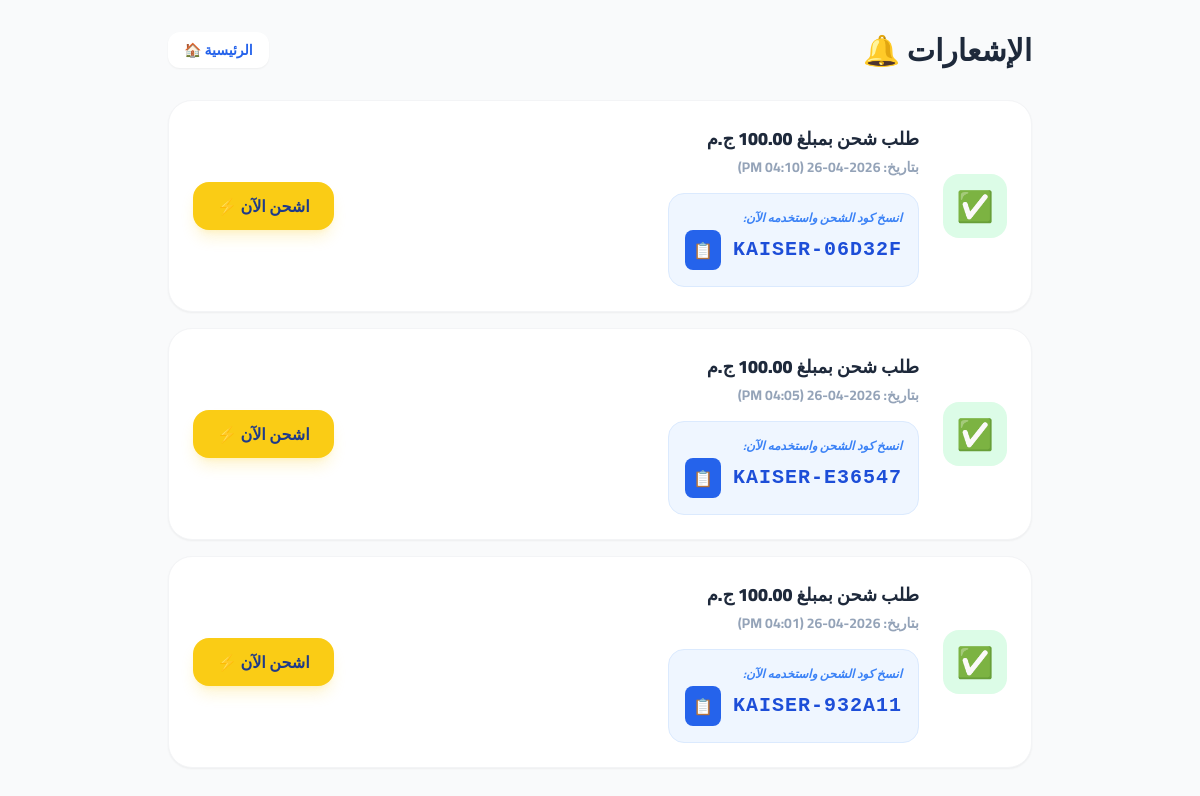
The app's page /notification.php (signed in) with its own data.
### tables this page shows
CREATE TABLE `recharge_requests` (
  `id` int(11) NOT NULL,
  `user_id` int(11) NOT NULL,
  `amount` decimal(10,2) NOT NULL,
  `screenshot` varchar(255) NOT NULL,
  `status` enum('pending','approved','rejected') DEFAULT 'pending',
  `created_at` timestamp NOT NULL DEFAULT current_timestamp(),
  `is_read` tinyint(1) DEFAULT 0
);

CREATE TABLE `recharge_codes` (
  `id` int(11) NOT NULL,
  `code` varchar(50) NOT NULL,
  `amount` decimal(10,2) NOT NULL,
  `is_used` tinyint(1) DEFAULT 0,
  `used_by` int(11) DEFAULT NULL,
  `used_at` timestamp NULL DEFAULT NULL,
  `created_at` timestamp NOT NULL DEFAULT current_timestamp(),
  `request_id` int(11) DEFAULT NULL
);

### notification.php (the view, shortened to what this page needs)
<?php
require_once 'config.php';
$user_id = $_SESSION['user_id'];
$stmt = $pdo->prepare("
    SELECT rr.*, rc.code
    FROM recharge_requests rr
    LEFT JOIN recharge_codes rc
        ON rc.request_id = rr.id
    WHERE rr.user_id = ?
    ORDER BY rr.created_at DESC
");
$stmt->execute([$user_id]);
$my_requests = $stmt->fetchAll();
?>
<!DOCTYPE html>
<html lang="ar" dir="rtl">
<head>
    <script src="https://cdn.tailwindcss.com"></script>
</head>
<body class="bg-gray-50 dark:bg-slate-900 min-h-screen pb-12">
    <div class="max-w-4xl mx-auto px-4 py-8 flex justify-between items-center">
        <h1 class="text-3xl font-black text-slate-800 dark:text-white">الإشعارات 🔔</h1>
        <a href="index.php" class="bg-white dark:bg-slate-800 px-4 py-2 rounded-xl shadow-sm text-sm font-bold text-blue-600 hover:scale-105 transition">الرئيسية 🏠</a>
    </div>
    <div class="max-w-4xl mx-auto px-4">
        <?php if (count($my_requests) > 0): ?>
            <div class="space-y-4">
                <?php foreach ($my_requests as $req): ?>
                    <div class="bg-white dark:bg-slate-800 rounded-3xl p-6 shadow-sm border border-gray-100 dark:border-slate-700 flex flex-col md:flex-row items-center gap-6 transition hover:shadow-md">
                        <div class="flex-shrink-0">
                            <?php if ($req['status'] == 'pending'): ?>
                                <div class="w-16 h-16 bg-amber-100 text-amber-600 rounded-2xl flex items-center justify-center text-3xl status-pulse">⏳</div>
                            <?php elseif ($req['status'] == 'approved'): ?>
                                <div class="w-16 h-16 bg-green-100 text-green-600 rounded-2xl flex items-center justify-center text-3xl">✅</div>
                            <?php else: ?>
                                <div class="w-16 h-16 bg-red-100 text-red-600 rounded-2xl flex items-center justify-center text-3xl">❌</div>
                            <?php endif; ?>
                        </div>
                        <div class="flex-grow text-center md:text-right">
                            <h3 class="text-lg font-black text-slate-800 dark:text-white">
                                طلب شحن بمبلغ <?php echo $req['amount']; ?> ج.م
                            </h3>
                            <p class="text-sm text-slate-400 font-bold mt-1">
                                بتاريخ: <?php echo date('Y-m-d (h:i A)', strtotime($req['created_at'])); ?>
                            </p>
                            <?php if ($req['status'] == 'approved' && $req['code']): ?>
                                <div class="mt-4 p-4 bg-blue-50 dark:bg-blue-900/20 rounded-2xl border border-blue-100 dark:border-blue-800 inline-block w-full md:w-auto">
                                    <span class="block text-xs text-blue-500 font-bold mb-1 italic">انسخ كود الشحن واستخدمه الآن:</span>
                                    <div class="flex items-center justify-center gap-3">
                                        <span id="code-<?php echo $req['id']; ?>" class="font-mono text-xl font-black text-blue-700 dark:text-blue-400 tracking-wider">
                                            <?php echo $req['code']; ?>
                                        </span>
                                        <button onclick="copyCode('<?php echo $req['code']; ?>')" class="bg-blue-600 text-white p-2 rounded-lg hover:bg-blue-700 transition">
                                            📋
                                        </button>
                                    </div>
                                </div>
                            <?php elseif ($req['status'] == 'pending'): ?>
                                <p class="mt-2 text-amber-600 font-bold text-sm italic">جاري مراجعة طلبك من قبل الإدارة...</p>
                            <?php elseif ($req['status'] == 'rejected'): ?>
                                <p class="mt-2 text-red-500 font-bold text-sm italic">نعتذر، تم رفض الطلب. يرجى التأكد من صورة التحويل.</p>
                            <?php endif; ?>
                        </div>
                        <?php if ($req['status'] == 'approved'): ?>
                            <div class="flex-shrink-0">
                                <a href="recharge.php" class="bg-yellow-400 hover:bg-yellow-500 text-blue-900 font-black px-6 py-3 rounded-2xl shadow-lg shadow-yellow-400/20 block transition transform active:scale-95">
                                    اشحن الآن ⚡
                                </a>
                            </div>
                        <?php endif; ?>
                    </div>
                <?php endforeach; ?>
            </div>
        <?php endif; ?>
    </div>
</body>
</html>

### notification.php (style rules this page uses)
body { font-family: 'Cairo', sans-serif; }

### records on screen
recharge_requests: amount "100.00", created_at "2026-04-26 (04:10 PM)", recharge_codes.code "KAISER-06D32F", status "اشحن الآن ⚡"
recharge_requests: amount "100.00", created_at "2026-04-26 (04:05 PM)", recharge_codes.code "KAISER-E36547", status "اشحن الآن ⚡"
recharge_requests: amount "100.00", created_at "2026-04-26 (04:01 PM)", recharge_codes.code "KAISER-932A11", status "اشحن الآن ⚡"
